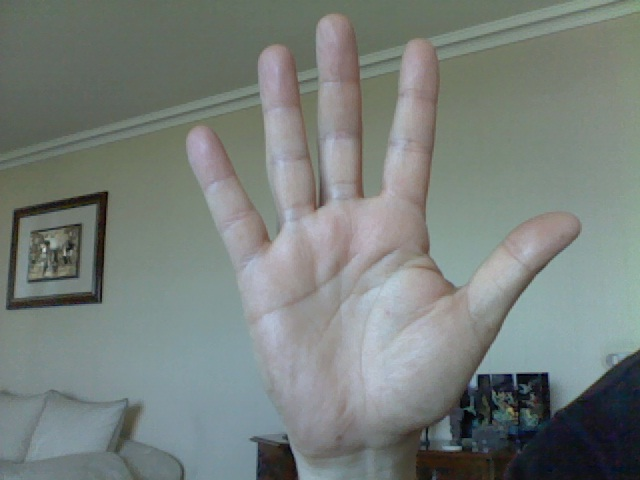
//> input picture img/152741.jpg, 640 x 480 px
$ ./main img/152741.jpg img/152801.jpg   (built with g++ and OpenCV 4)
//> lines starting //> are read from the running program, lines starting //| are printed output that depends on the picture
### funciones.h
//funciones.h
#ifndef FUNCIONES_H
#define FUNCIONES_H
#include <opencv2/core/core.hpp>

using namespace cv;

class Funciones
{
public:
	Funciones();
	static int umbralOtsu(Mat input);
	static Mat histograma(Mat input);
	static vector<vector<Point> > get_contours(Mat input, vector<Vec4i>& hierarchy);

};

#endif // FUNCIONES_H

### graph.h
#include <opencv2/core/core.hpp>
#include <list>

using namespace cv;
using namespace std;

class Edge
{
int indexE;
int weight;
vector<int> nodes;
bool selected;
public:
	Edge();
	int getIndex();
	void setIndex(int ind);
	int getWeight();
	void setWeight(int w);
	void addNode(int node);
	vector<int> getNodes();
	static bool compareEdges(Edge *edge1, Edge *edge2);
	void setSelected(bool sel);
	bool isSelected();
};

class Node
{
public:
	Node *parent;
	vector<Node *> *children;

	vector<pair<int,int> > edges;
	int indexN;
	int rank;
	int indexComponent;
	bool selected;
	int value;
public:
	Node();
	vector<int> getNeighbors();
	void addNeighbor(int neighbor);
	int getIndex();
	void setIndex(int ind);
	int getIndexComponent();
	void setIndexComponent(int ind);
	void addEdge(int i, int j);
	void setEdges(vector<pair<int,int> > edgesN);
	vector<pair<int,int> > getEdges();
	void setSelected(bool sel);
	bool isSelected();
	void setValue(int val);
	int getValue();
	Node(int i);
	Node(Node *p, int i);
	Node *findN(Node *node);
};


class Graph
{

vector<Node *> *nodes;
vector<Edge *> *edges;

public:
	Graph(int height, int width);
	void createGraph(Mat input, int type);
	void printGraph();
	vector<Node *>* getNodes();
	vector<Edge *>* getEdges();
	void setNodeIndexComponent(int node, int k);
	static bool compareEdges1( pair<int,int> i, pair<int,int> j );
	template <class C>
	static void freeClear( C *cntr );
	void freeGraph();

};

### segmentation.h
#include "graph.h"
#include <opencv2/core/core.hpp>

using namespace cv;

class Component
{

public:
	Node *root;
	int indexC;
	int maxEdgeMST;
	int size;
	int totalVal;

public:
	Component();
	void unionC(Node *x) ;
	vector<int> getNodes();
	void setIndex(int ind);
	int getIndex();
	void setMaxEdgeMST(int val);
	int getMaxEdgeMST();
	int getSize();
	void setSize(int val);
	int getTotalVal();
	void addToTotalVal(int val);
	static void printComponent(Node *root);

};

class Segmentation
{

vector<Component *> components;

public:
	Segmentation();
	vector<Component *> getComponents();
	void addComponent(Component *c);
	bool areDisjoint(Component *c1, Component *c2, float k, Graph graph);
	static float getMInt(Component *c1, Component *c2, float k, Graph graph);
	static int getDiffComponents(Component *c1, Component *c2, Graph graph);
	static int minChildren(Node *root, int index2, vector<Node *>* graphNodes, vector<Edge *>* graphEdges);
	static int getMaxEdgeMST(Node *root, vector<Node *>* graphNodes, vector<Edge *>* graphEdges, int index);
	void freeSegmentation();
};


class Pair{
public:
	Graph *first;
	Segmentation *second;
	Pair();
};

### main.cpp
#include <opencv2/core/core.hpp>
#include <opencv2/highgui/highgui.hpp>
#include <opencv2/imgproc/imgproc.hpp>

#include <limits>
#include <iostream>
#include <cstdlib>
#include <string>

#include "segmentation.h"
#include "funciones.h"

using namespace std;
using namespace cv;

Mat histograma(Mat input){
	Mat hist = Mat::zeros(256,1,CV_32S);
	int j = 0, i = 0;

	for(i = 0; i < input.size().height; i++){
		for(j = 0; j < input.size().width; j++){
			hist.at<int>(input.at<uchar>(i,j),0)++;
		}
	}

	return hist;
}

Mat ecualizar(Mat input)
{
	//asumimos input esta en escala de grises
	Mat hist=histograma(input);
	Mat ecu=Mat(input.size(), input.type());
	float acum[256];
	int i=0, j=0;
	hist.convertTo(hist,CV_32F);
	acum[0]=hist.at<float>(0,0);

	for(i=1;i<256;i++)
	{
		acum[i]=hist.at<float>(i,0)+acum[i-1];
	}

	uchar val=0;

	for(i=0;i<input.size().height;i++)
	{
		for(j=0;j<input.size().width;j++)
		{
			val=(uchar)floor((255.0/(input.size().height*input.size().width))*acum[input.at<uchar>(i,j)]);
			ecu.at<uchar>(i,j)=val;
		}
	}
	return ecu;
}

float funcion_h(float gradient, float K){
	return 1 / (1 + pow(gradient / K, 2));
}

// [287 lines left out: functions difusion_anisotropica, paintImg, paintImg2, showImageSegmented, showImageSegmented2, getSegmentation, not called in this run]

void segmentarManos(string filename, int type){
//> called with filename = "img/152741.jpg", type = 0
	Mat imagen = imread(filename,-1);
//> imagen is the input picture: 480 rows x 640 cols, CV_8UC3; mean B, G, R 123.5, 127.5, 119.9

	if(imagen.empty()){
		cout<<"ERROR: la imagen"<<filename<<" no pudo ser encontrada"<<endl;
		exit(EXIT_FAILURE);
	}

	Mat imagenLab;
	cvtColor(imagen,imagenLab,CV_BGR2Lab);
//> imagenLab: 480 rows x 640 cols, CV_8UC3; mean of channels 0, 1, 2 133.4, 124.6, 129.3
	// imshow("imagen",imagen);
	vector<Mat> channels(3);

	split(imagen,channels);
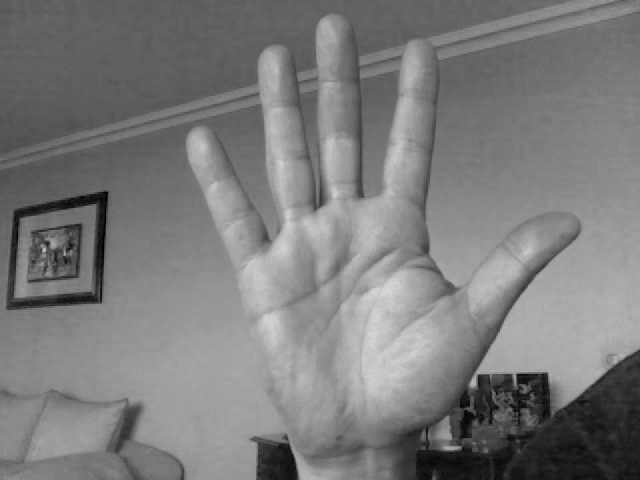
//> channels[0]: 480 rows x 640 cols, CV_8UC1; min 0, max 216, mean 123.5
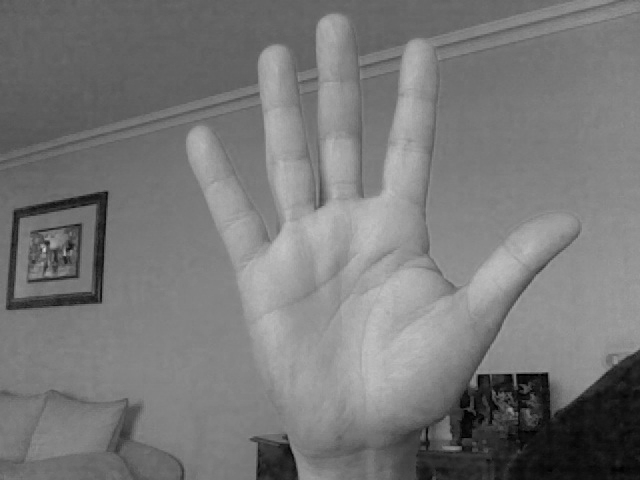
//> channels[2]: 480 rows x 640 cols, CV_8UC1; min 0, max 210, mean 119.9

	// channels[0] = difusion_anisotropica(channels[0],0.1,10,50);
	// channels[1] = difusion_anisotropica(channels[1],0.1,10,50);
	// channels[2] = difusion_anisotropica(channels[2],0.1,10,50);
	channels[0] = ecualizar(channels[0]);
//> after the loop in histograma, `for(i = 0; i < input.size().height; i++)`: hist = 256 values, max 6516 at index 96, min 0 at index 217, mean 1200
//> in ecualizar, `acum[0]=hist.at<float>(0,0);`: acum = 256 values, max 23 at index 0, min 0 at index 1, mean 0.0898
//> after the loop in ecualizar, `for(i=1;i<256;i++)`: acum = 256 values from 23 to 307200
//> the loop in ecualizar, `for(i=0;i<input.size().height;i++)` made 480 passes
//> val on passes 1 to 3: 128, 107, 105
//> after the loop in ecualizar, `for(i=0;i<input.size().height;i++)`:
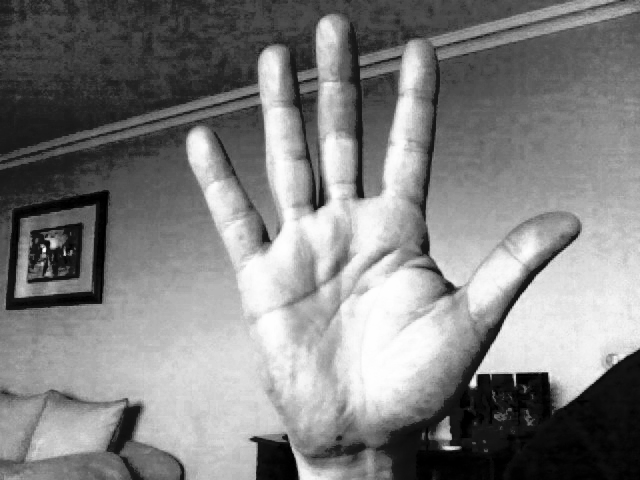
//> ecu: 480 rows x 640 cols, CV_8UC1; min 0, max 255, mean 128.2
//> after the loop in ecualizar, `for(i=0;i<input.size().height;i++)`: val = 2
	channels[1] = ecualizar(channels[1]);
//> in ecualizar (call 2), `Mat hist=histograma(input);`: hist = 256 values, max 5315 at index 106, min 0 at index 207, mean 1200
//> in ecualizar (call 2), `acum[0]=hist.at<float>(0,0);`: acum = 256 values, max 9 at index 0, min 0 at index 1, mean 0.0352
//> after the loop in ecualizar (call 2), `for(i=1;i<256;i++)`: acum = 256 values from 9 to 307200
//> the loop in ecualizar (call 2), `for(i=0;i<input.size().height;i++)` made 480 passes
//> val on passes 1 to 3: 197, 173, 170
//> after the loop in ecualizar (call 2), `for(i=0;i<input.size().height;i++)`:
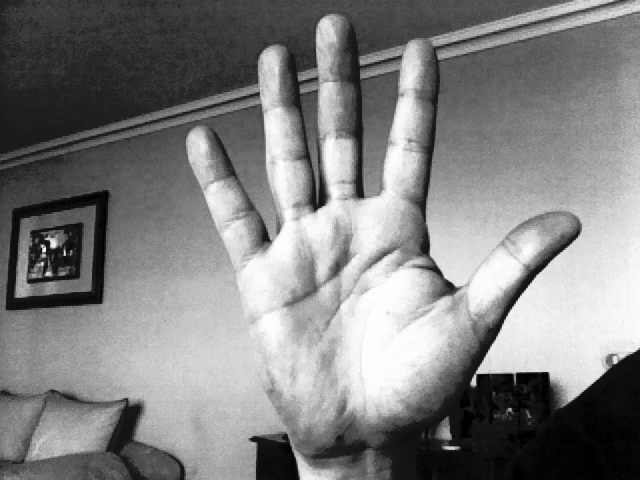
//> ecu: 480 rows x 640 cols, CV_8UC1; min 0, max 255, mean 128.3
//> after the loop in ecualizar (call 2), `for(i=0;i<input.size().height;i++)`: val = 2
	channels[2] = ecualizar(channels[2]);
//> in ecualizar (call 3), `Mat hist=histograma(input);`: hist = 256 values, max 7282 at index 131, min 0 at index 197, mean 1200
//> in ecualizar (call 3), `acum[0]=hist.at<float>(0,0);`: acum = 256 values, max 51 at index 0, min 0 at index 1, mean 0.199
//> after the loop in ecualizar (call 3), `for(i=1;i<256;i++)`: acum = 256 values from 51 to 307200
//> the loop in ecualizar (call 3), `for(i=0;i<input.size().height;i++)` made 480 passes
//> val on passes 1 to 3: 118, 97, 118
//> after the loop in ecualizar (call 3), `for(i=0;i<input.size().height;i++)`:
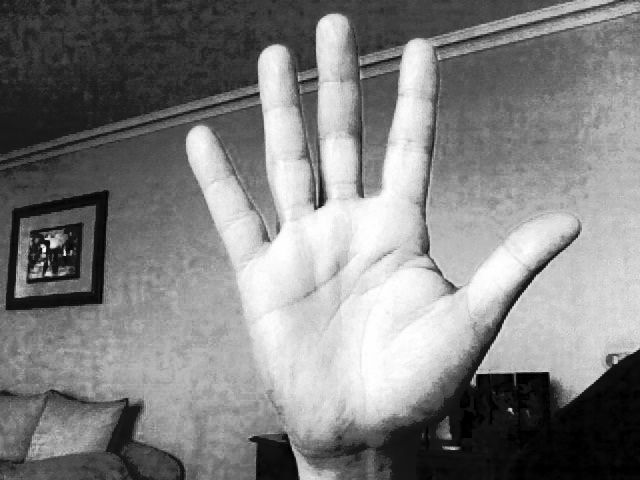
//> ecu: 480 rows x 640 cols, CV_8UC1; min 0, max 255, mean 128.5
//> after the loop in ecualizar (call 3), `for(i=0;i<input.size().height;i++)`: val = 5
	// [4 lines of commented-out code are left out]

	int width = imagen.size().width;
	int height = imagen.size().height;

	if(type == 1) {
		cout<<"Mode 1"<<endl;
		cout<<"Channel 0"<<endl;
		Pair res0 = getSegmentation(channels[0], type);
		// vector<Component *> res0com = res0.second->getComponents();
		// showImageSegmented2(&res0com,width,height,channels[0], 0);
		cout<<"------------------------------------"<<endl;
		cout<<"Channel 1"<<endl;
		Pair res1 = getSegmentation(channels[1], type);
		// vector<Component *> res1com = res1.second->getComponents();
		// showImageSegmented2(&res1com,width,height,channels[1], 1);
		cout<<"------------------------------------"<<endl;
		cout<<"Channel 2"<<endl;
		Pair res2 = getSegmentation(channels[2], type);
		// vector<Component *> res2com = res2.second->getComponents();
		// showImageSegmented2(&res2com,width,height,channels[2], 2);
		cout<<"------------------------------------"<<endl;

		cout<<"Merge channels"<<endl;
		vector<Node *> *nodesG0 = res0.first;
		vector<Node *> *nodesG1 = res1.first;
		vector<Node *> *nodesG2 = res2.first;
		cout<<nodesG0->size()<<endl;
		cout<<nodesG1->size()<<endl;
		cout<<nodesG2->size()<<endl;
		Segmentation Super = Segmentation();
		vector<Node *> *nodesS = new vector<Node *>;
		nodesS->reserve(width*height);


		cout<<"First Components"<<endl;
		int k = 0;
		for (int i = 0; i < height; ++i) {
		    for (int j = 0; j < width; ++j) {
		        Component *ck = new Component();
		        ck->setIndex(k);
		        Node *n = new Node(k);
		        ck->root = n;
		        ck->root->indexComponent = k;
		        ck->root->parent = ck->root;
		        ck->addToTotalVal(ck->root->getValue());
		        ck->setSize(1);
		        Super.addComponent(ck);
		        nodesS->push_back(n);
		        k++;
		    }
		}
		int sims = 0;
		// cout<<"hola"<<endl;
		vector<Component *> components = Super.getComponents();
		for (int i = 0; i < height; ++i) {
			for (int j = 0; j < width; ++j) {
				int index_a = j+width*i;
				// cout<<"holaij "<<i<<","<<j<<index_a<<endl;
				Node *node_a0 = (*nodesG0)[index_a];
				// cout<<"hola"<<endl;
				Node *node_a1 = (*nodesG1)[index_a];
				// cout<<"hola1"<<endl;
				Node *node_a2 = (*nodesG2)[index_a];

				int index_aC0 = node_a0->findN(node_a0)->getIndexComponent();
				int index_aC1 = node_a1->findN(node_a1)->getIndexComponent();
				int index_aC2 = node_a2->findN(node_a2)->getIndexComponent();

				int index_b;
				int weight;
				//right
				if(j < width-1) {
					// cout<<"holaif1"<<endl;
					index_b = (j + 1) + i*width;

					Node *node_b0 = (*nodesG0)[index_b];
					int index_bC0 = node_b0->findN(node_b0)->getIndexComponent();

					sims = 0;
					if(index_aC0 == index_bC0){
						// cout<<"holaif1c0"<<endl;
						sims++;
					}

					Node *node_b1 = (*nodesG1)[index_b];
					int index_bC1 = node_b1->findN(node_b1)->getIndexComponent();

					if(index_aC1 == index_bC1){
						// cout<<"holaif1c1"<<endl;
						sims++;
					}
					Node *node_b2 = (*nodesG2)[index_b];
					int index_bC2 = node_b2->findN(node_b2)->getIndexComponent();

					if(index_aC2 == index_bC2){
						// cout<<"holaif1c2"<<endl;
						sims++;
					}

					if(sims >= 3){
						Node *node_a = (*nodesS).at(index_a);
						Node *node_b = (*nodesS).at(index_b);

						int index_aC = node_a->findN(node_a)->getIndexComponent();
						int index_bC = node_b->findN(node_b)->getIndexComponent();

						// cout<<"aC "<<index_aC<<" bC "<<index_bC<<endl;

						if(index_aC != index_bC){
							Component *ca = components.at(index_aC);
							Component *cb = components.at(index_bC);
							ca->unionC(cb->root);
							ca->root->indexComponent = index_aC;
							ca->setSize(ca->getSize() + cb->getSize());
							ca->addToTotalVal(ca->getTotalVal());
							components.at(index_bC) = NULL;
						}
					}


				}

				//right and down
				if(j < width-1 && i < height-1) {
					// cout<<"holaif2"<<endl;
					index_b = (j + 1) + (i + 1)*width;

					Node *node_b0 = (*nodesG0)[index_b];
					int index_bC0 = node_b0->findN(node_b0)->getIndexComponent();

					sims = 0;
					if(index_aC0 == index_bC0){
						// cout<<"holaif1c0"<<endl;
						sims++;
					}

					Node *node_b1 = (*nodesG1)[index_b];
					int index_bC1 = node_b1->findN(node_b1)->getIndexComponent();

					if(index_aC1 == index_bC1){
						// cout<<"holaif1c1"<<endl;
						sims++;
					}
					Node *node_b2 = (*nodesG2)[index_b];
					int index_bC2 = node_b2->findN(node_b2)->getIndexComponent();

					if(index_aC2 == index_bC2){
						// cout<<"holaif1c2"<<endl;
						sims++;
					}

					if(sims >= 3){
						Node *node_a = (*nodesS).at(index_a);
						Node *node_b = (*nodesS).at(index_b);

						int index_aC = node_a->findN(node_a)->getIndexComponent();
						int index_bC = node_b->findN(node_b)->getIndexComponent();

						// cout<<"aC "<<index_aC<<" bC "<<index_bC<<endl;

						if(index_aC != index_bC){
							Component *ca = components.at(index_aC);
							Component *cb = components.at(index_bC);
							ca->unionC(cb->root);
							ca->root->indexComponent = index_aC;
							ca->setSize(ca->getSize() + cb->getSize());
							ca->addToTotalVal(ca->getTotalVal());
							components.at(index_bC) = NULL;
						}
					}
				}

				//down
				if(i < height-1) {
					// cout<<"holaif3"<<endl;
					index_b = j + (i + 1)*width;

					Node *node_b0 = (*nodesG0)[index_b];
					int index_bC0 = node_b0->findN(node_b0)->getIndexComponent();

					sims = 0;
					if(index_aC0 == index_bC0){
						// cout<<"holaif1c0"<<endl;
						sims++;
					}

					Node *node_b1 = (*nodesG1)[index_b];
					int index_bC1 = node_b1->findN(node_b1)->getIndexComponent();

					if(index_aC1 == index_bC1){
						// cout<<"holaif1c1"<<endl;
						sims++;
					}
					Node *node_b2 = (*nodesG2)[index_b];
					int index_bC2 = node_b2->findN(node_b2)->getIndexComponent();

					if(index_aC2 == index_bC2){
						// cout<<"holaif1c2"<<endl;
						sims++;
					}

					if(sims >= 3){
						Node *node_a = (*nodesS).at(index_a);
						Node *node_b = (*nodesS).at(index_b);

						int index_aC = node_a->findN(node_a)->getIndexComponent();
						int index_bC = node_b->findN(node_b)->getIndexComponent();

						// cout<<"aC "<<index_aC<<" bC "<<index_bC<<endl;

						if(index_aC != index_bC){
							Component *ca = components.at(index_aC);
							Component *cb = components.at(index_bC);
							ca->unionC(cb->root);
							ca->root->indexComponent = index_aC;
							ca->setSize(ca->getSize() + cb->getSize());
							ca->addToTotalVal(ca->getTotalVal());
							components.at(index_bC) = NULL;
						}
					}
				}

				//left and down
				if(j > 0 && i < height-1) {
					// cout<<"holaif4"<<endl;
					index_b = (j - 1) + (i + 1)*width;

					Node *node_b0 = (*nodesG0)[index_b];
					int index_bC0 = node_b0->findN(node_b0)->getIndexComponent();

					sims = 0;
					if(index_aC0 == index_bC0){
						// cout<<"holaif1c0"<<endl;
						sims++;
					}

					Node *node_b1 = (*nodesG1)[index_b];
					int index_bC1 = node_b1->findN(node_b1)->getIndexComponent();

					if(index_aC1 == index_bC1){
						// cout<<"holaif1c1"<<endl;
						sims++;
					}
					Node *node_b2 = (*nodesG2)[index_b];
					int index_bC2 = node_b2->findN(node_b2)->getIndexComponent();

					if(index_aC2 == index_bC2){
						// cout<<"holaif1c2"<<endl;
						sims++;
					}

					if(sims >= 3){
						Node *node_a = (*nodesS).at(index_a);
						Node *node_b = (*nodesS).at(index_b);

						int index_aC = node_a->findN(node_a)->getIndexComponent();
						int index_bC = node_b->findN(node_b)->getIndexComponent();

						// cout<<"aC "<<index_aC<<" bC "<<index_bC<<endl;

						if(index_aC != index_bC){
							Component *ca = components.at(index_aC);
							Component *cb = components.at(index_bC);
							ca->unionC(cb->root);
							ca->root->indexComponent = index_aC;
							ca->setSize(ca->getSize() + cb->getSize());
							ca->addToTotalVal(ca->getTotalVal());
							components.at(index_bC) = NULL;
						}
					}
				}
			}
		}
		cout<<"hola"<<endl;
		showImageSegmented(&components,width,height,imagen, filename, "1");

	} else if(type == 2) {
		cout<<"Mode 2"<<endl;
		Pair res = getSegmentation(imagenLab, type);
		vector<Component *> components = res.second->getComponents();
		cout<<"------------------------------------"<<endl;

		int componentsNull = 0;
		for(int i=0;i<components.size();i++){
			if(components.at(i) == NULL)
				componentsNull++;
		}
		cout<<"componentsNull: "<<componentsNull<<endl;
		showImageSegmented(&components,width,height,imagen, filename, "2");
	}


}

// [120 lines left out: functions tryMST, umbralOtsu, binarizar, not called in this run]

int main(int argc, char const *argv[])
{
	if(argc != 3){
		cout<<"ERROR: debe especificar un nombre de archivo a procesar"<<endl;
		exit(EXIT_FAILURE);
	}

	int type;
	stringstream ss (argv[2]);
	ss >> type;

    segmentarManos(argv[1],type);
    // [16 lines of commented-out code are left out]

	waitKey(0);
	return 0;
}
